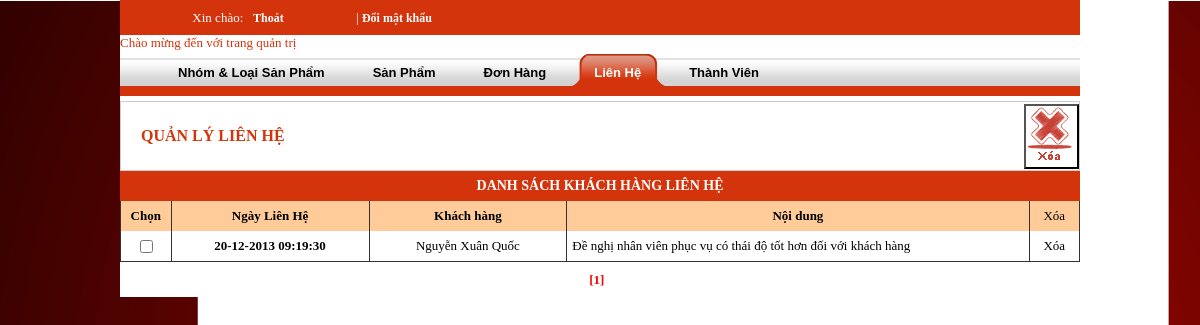
The app's page /shoppc/admincp/index.php?m=lienhe (signed in) with its own data.
### tables this page shows
CREATE TABLE IF NOT EXISTS `lienhe` (
  `id_lienhe` int(10) NOT NULL AUTO_INCREMENT,
  `hoten` text NOT NULL,
  `cty` text NOT NULL,
  `email` text NOT NULL,
  `dienthoai` int(20) NOT NULL,
  `fax` int(20) NOT NULL,
  `diachi` text NOT NULL,
  `noidung` text NOT NULL,
  `ngaylienhe` datetime NOT NULL,
  PRIMARY KEY (`id_lienhe`)
);

### shoppc/admincp/function.php (called while the page is built, shortened)
<?php
function ConvertDate_time_db($predate)
{
	$arr1=explode(" ",$predate);
	$arr=substr($arr1[0],0,10);
	$date=explode("-",$arr);
	return $date[2]."-".$date[1]."-".$date[0]." ".$arr1[1] ;
}
?>

### shoppc/admincp/include/lienhe.php (the view, shortened to what this page needs)
<form method="post">
<table width="960" height="70" border="0" cellspacing="0" cellpadding="0" bgcolor="#FFFFFF" bordercolordark="#FFFFFF">
	  <tr>
      	<td style="border-top:1px solid #CCCCCC; border-bottom: 1px solid #CCCCCC; border-left:1px solid #CCCCCC"><div align="left" style="color:#d4340c; font-family:Tahoma; font-size: 16px; font-weight:bold; padding-left:20px">QUẢN LÝ LIÊN HỆ
      	</div></td>
		<td style="border-top:1px solid #CCCCCC; border-bottom: 1px solid #CCCCCC; border-right:1px solid #CCCCCC; height:65px; width:55px">
		<input type="submit" name="xoa" value='' onClick="return checklh();document.form.submit();" style="background:url(../images/bt_xoa.jpg); width:55px; height:65px;">
        </td>
      </tr>
</table>
<table width="960" border="0" cellspacing="0" cellpadding="0">
  <tr>
    <td colspan="6" class="tieude" align="center">DANH SÁCH KHÁCH HÀNG LIÊN HỆ</td>
  </tr>
  <tr height="30" bgcolor="#ffcc99">
    <td align="center" width="50" style="border-left:1px solid #333;border-right:1px solid #333"><strong>Chọn</strong></td>
    <td align="center" width="200" style="border-right:1px solid #333"><strong>Ngày Liên Hệ</strong></td>
    <td width="200" align="center" style="border-right:1px solid #333"><strong>Khách hàng</strong><strong></strong></td>
    <td align="center" width="460" style="border-right:1px solid #333"><strong>Nội dung</strong></td>
    <td align="center" width="50" style="border-right:1px solid #333">Xóa</td>
  </tr>
<?php
        $kq=mysql_query("select count(*) from lienhe");
        $r=mysql_fetch_array($kq);
        $numrow=$r[0];
        $pagesize=20;
        $pagecount=ceil($numrow/$pagesize);
        $segsize=5;
        if(!isset($_GET["page"]))
			 $curpage=1;
        else
        	 $curpage=$_GET["page"];
        $curseg=($curpage % $segsize==0)?($curpage/$segsize):(int)($curpage/$segsize+1);
		$k=($curpage-1)*$pagesize;
		$sql3="select * from lienhe order by ngaylienhe DESC limit $k,$pagesize";
		$kq3=mysql_query($sql3);
		if(!$kq3)
			echo "";
		else{
		while($r3=mysql_fetch_array($kq3))
		{
			$idlh=$r3["id_lienhe"];
			$ngaylh=ConvertDate_time_db($r3["ngaylienhe"]);
			$hoten=$r3["hoten"];$diachi=$r3["diachi"];$email=$r3["email"];
			$dt=$r3["dienthoai"];$fax=$r3["fax"];$cty=$r3["cty"];
			$noidung=$r3["noidung"];
			$str_dt=strlen($dt);
			if($str_dt==9) $t="0".$dt;
			else	$t="".$dt;
			$str_fax=strlen($fax);
			if($str_fax==9) $t2="0".$fax;
			else	$t2="".$fax;
  ?>
  <tr>
  <td width="50" align="center" style="border-left:1px solid #333;border-bottom:1px solid #333; border-right:1px solid #333">
  <input type="checkbox" name="chon[]" value="<?php echo $idlh; ?>"/></td>
    <td width="200" height="30" align="center" style="border-bottom:1px solid #333; border-right:1px solid #333"><b><?php echo "$ngaylh"; ?></b></td>
    <td width="200" align="center" style="border-bottom:1px solid #333; border-right:1px solid #333">
    <a onmouseover="Tip('<?php echo "Họ tên: $hoten<hr>Công ty: $cty<hr>Địa chỉ: $diachi<hr>Email: $email<hr>Điện thoại: $t<hr>Fax: $t2"; ?>')"><?php echo "$hoten"; ?> </a>
    </td>
    <td width="460" align="left" style="border-bottom:1px solid #333; border-right:1px solid #333; padding-left:5px; padding-right:5px"><?php echo "$noidung"; ?></td>
    <td width="50" align="center" style="border-bottom:1px solid #333; border-right:1px solid #333"><a href="?m=lh-del&idlh=<?php echo "$idlh"; ?>" onclick="return checklh()">Xóa</a></td>
  </tr>
 <?php
		}
		}
 ?>
  <tr>
	<td colspan="6" class="ketthuc">
 <?php
    if($numrow==0)
		echo "Hiện tại chưa có liên hệ nào!!";
	else{
        $n=$curseg*$segsize<=$pagecount?$curseg*$segsize:$pagecount;
        for($i=($curseg-1)*$segsize+1;$i<=$n;$i++)
		{
			if($curpage==$i)
				echo "<a href='?m=lienhe&page=".$i."'><font color='#FF0000'>[".$i."]</font></a> &nbsp;";
			else
				echo "<a href='?m=lienhe&page=".$i."'><font color='#FFF'>[".$i."]</font></a> &nbsp;";
		}
	}
?>
    </td>
  </tr>
</table>
</form>

### shoppc/admincp/css/main.css (style rules this page uses)
body { background-repeat: repeat-y; margin-left: 0px; margin-top: 0px; margin-right: 0px; margin-bottom: 0px; text-align: center; font-family:Tahoma; font-size:13px; background-image:url(../../images/bg2.png); background-color:#FFFFFF; background-attachment: fixed; }
a:link { text-decoration: none; color:#000000; }
.tieude { color:#FFFFFF; font-family:Tahoma; font-size: 14px; font-weight:bold; background-color:#d4340c;height:30px; }
.ketthuc { text-align:center; background-color:#fffffff; height:35px; color:#FFFFFF; font-weight:bold; }

### records on screen
lienhe: ngaylienhe "20-12-2013 09:19:30", hoten "Nguyễn Xuân Quốc", noidung "Đề nghị nhân viên phục vụ có thái độ tốt hơn đối với khách hàng"
